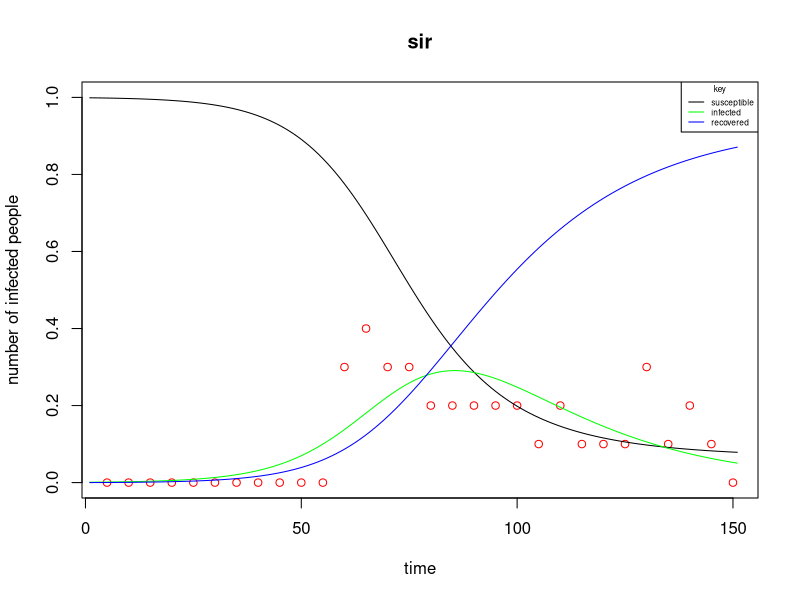

The R source for this figure:
library(deSolve) 
library(dplyr) 
rm(list = ls())

#set.seed(123)


#Initial state parameters 
initial_state <- c(S=999/1000, I=1/1000, R=0) 


#parameters answer: 0.14669257 0.05299332
params<- c(0.14,0.05) 
t<- seq(0,150,by= 1) 
#times 
timeValues <- seq(5,150,by=5)


SIR_odes <- function (t,x,parms){ 
  S <- x[1] 
  I <- x[2]
  R <- x[3]  
  beta <- parms[1] 
  gamma <- parms[2] 
  dS <- -beta*S*I 
  dI <- beta*S*I - gamma*I 
  dR <- gamma*I 
  list(c(dS,dI,dR))
} 



sample_size <- 10 


SimDataFunc <- function(parms){  
  beta <- parms[1] 
  gamma <- parms[2] 
  results <- as.data.frame(ode(y = initial_state, 
                               times = t, func = SIR_odes, parms =c(beta = beta, gamma = gamma)))  
  MaxLike <- results %>%
    filter(time %in% timeValues) %>% 
    mutate(sample_size = sample_size, InfectedProb = I/(S+I+R), 
           NumInf= rbinom(n(),10,InfectedProb),fracInf = NumInf/sample_size)
  
  return(MaxLike) 
  
}  

#needs to be saved on its own rbinom() changes each time 
SimData <- SimDataFunc(params)



logLhoodfunc <- function(parms){
  results <- as.data.frame(ode(y = initial_state, times = t, func = SIR_odes, parms = parms))
  fit_data <- results %>%
    filter(time %in% timeValues) %>%
    mutate(InfectedProb = I / (S + I + R))
  
  # Merge with observed SimData
  merged <- SimData %>%
    mutate(time = as.numeric(time)) %>%
    left_join(fit_data, by = "time") %>%
    mutate(loglike = dbinom(NumInf, sample_size, InfectedProb.y, log = TRUE))
  
  return(-sum(merged$loglike))
}
logLhoodfunc(params)

#creating another fxn for optim   

### REMEMBER LOGLIKELIHOOD WAS MADE NEGATIVE SO SMALLER VALUES ARE LARGER ### 
fitparms <- print(optim(par = params, fn = logLhoodfunc, method = "Nelder-Mead"))


odeFunc <- function(parms){
  #running model 
  df_Model <- as.data.frame(ode(y = initial_state, 
                                times = t, func = SIR_odes, parms = parms))
  return(df_Model)
} 



df2 <- odeFunc(fitparms$par)
plot(x =SimData$time, y= SimData$fracInf, type = 'p', col = 'red', ylim = c(0,1), main = 'sir', xlab = 'time', ylab = 'number of infected people')
lines(x = df2$S , type = 'l', col= 'black') 
lines(x = df2$I, type = 'l', col= 'green')
lines(x = df2$R,  type = 'l', col = 'blue')  
legend("topright", title="key", legend=c("susceptible", "infected", "recovered"), 
       col = c("black","green", "blue"), cex = 0.5,
       lty=c(1,1,1)) 

beta2=seq(0.01, 0.3,.001)
Temp=numeric()
for(i in 1:length(beta2)) {Temp[i]=logLhoodfunc(c(beta2[i], params[2]))}
#plot(beta2, -Temp,"l")
#abline(h=max(-Temp)-2)
